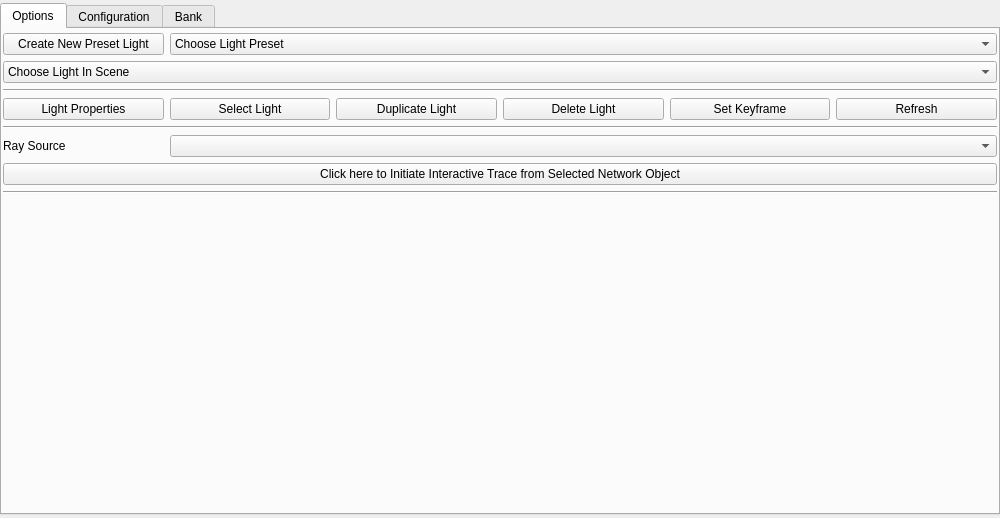
<?xml version="1.0" encoding="UTF-8"?>
<ui version="4.0">
 <class>MainWindow</class>
 <widget class="QMainWindow" name="MainWindow">
  <property name="geometry">
   <rect>
    <x>0</x>
    <y>0</y>
    <width>1000</width>
    <height>518</height>
   </rect>
  </property>
  <property name="windowTitle">
   <string>MainWindow</string>
  </property>
  <widget class="QWidget" name="centralwidget">
   <property name="sizePolicy">
    <sizepolicy hsizetype="Ignored" vsizetype="Ignored">
     <horstretch>0</horstretch>
     <verstretch>0</verstretch>
    </sizepolicy>
   </property>
   <layout class="QGridLayout" name="gridLayout">
    <property name="leftMargin">
     <number>0</number>
    </property>
    <property name="topMargin">
     <number>3</number>
    </property>
    <property name="rightMargin">
     <number>0</number>
    </property>
    <property name="bottomMargin">
     <number>3</number>
    </property>
    <item row="0" column="0">
     <widget class="QTabWidget" name="tabWidget">
      <property name="toolTip">
       <string>Enables/Disables the Light by Setting the Object Display Flag</string>
      </property>
      <property name="currentIndex">
       <number>0</number>
      </property>
      <widget class="QWidget" name="tab">
       <attribute name="title">
        <string>Options</string>
       </attribute>
       <layout class="QGridLayout" name="gridLayout_3">
        <property name="leftMargin">
         <number>0</number>
        </property>
        <property name="topMargin">
         <number>3</number>
        </property>
        <property name="rightMargin">
         <number>0</number>
        </property>
        <property name="bottomMargin">
         <number>3</number>
        </property>
        <item row="0" column="0">
         <layout class="QGridLayout" name="gridLayout_2">
          <property name="leftMargin">
           <number>1</number>
          </property>
          <property name="topMargin">
           <number>1</number>
          </property>
          <property name="rightMargin">
           <number>1</number>
          </property>
          <property name="bottomMargin">
           <number>1</number>
          </property>
          <item row="0" column="0">
           <layout class="QGridLayout" name="gridLayout_6">
            <item row="0" column="0">
             <widget class="QPushButton" name="pushButton">
              <property name="text">
               <string>Create New Preset Light</string>
              </property>
             </widget>
            </item>
            <item row="3" column="3">
             <widget class="QPushButton" name="pushButton_2">
              <property name="text">
               <string>Delete Light</string>
              </property>
             </widget>
            </item>
            <item row="3" column="1">
             <widget class="QPushButton" name="pushButton_7">
              <property name="text">
               <string>Select Light</string>
              </property>
             </widget>
            </item>
            <item row="17" column="0">
             <spacer name="verticalSpacer_2">
              <property name="orientation">
               <enum>Qt::Vertical</enum>
              </property>
              <property name="sizeHint" stdset="0">
               <size>
                <width>20</width>
                <height>40</height>
               </size>
              </property>
             </spacer>
            </item>
            <item row="3" column="2">
             <widget class="QPushButton" name="pushButton_8">
              <property name="text">
               <string>Duplicate Light</string>
              </property>
             </widget>
            </item>
            <item row="10" column="0">
             <widget class="QLabel" name="label_2">
              <property name="text">
               <string>Ray Source</string>
              </property>
             </widget>
            </item>
            <item row="3" column="4">
             <widget class="QPushButton" name="pushButton_6">
              <property name="text">
               <string>Set Keyframe</string>
              </property>
             </widget>
            </item>
            <item row="3" column="0">
             <widget class="QPushButton" name="pushButton_3">
              <property name="text">
               <string>Light Properties</string>
              </property>
             </widget>
            </item>
            <item row="3" column="5">
             <widget class="QPushButton" name="pushButton_12">
              <property name="text">
               <string>Refresh</string>
              </property>
             </widget>
            </item>
            <item row="0" column="1" colspan="5">
             <widget class="QComboBox" name="comboBox_2">
              <property name="maxVisibleItems">
               <number>25</number>
              </property>
              <item>
               <property name="text">
                <string>Choose Light Preset</string>
               </property>
              </item>
             </widget>
            </item>
            <item row="1" column="0" colspan="6">
             <widget class="QComboBox" name="comboBox">
              <property name="maxVisibleItems">
               <number>25</number>
              </property>
              <item>
               <property name="text">
                <string>Choose Light In Scene</string>
               </property>
              </item>
             </widget>
            </item>
            <item row="10" column="1" colspan="5">
             <widget class="QComboBox" name="comboBox_3">
              <property name="maxVisibleItems">
               <number>25</number>
              </property>
             </widget>
            </item>
            <item row="11" column="0" colspan="6">
             <widget class="QPushButton" name="pushButton_5">
              <property name="toolTip">
               <string>Select a sop Level Node, which will be used as trace object</string>
              </property>
              <property name="text">
               <string>Click here to Initiate Interactive Trace from Selected Network Object</string>
              </property>
             </widget>
            </item>
            <item row="16" column="0" colspan="6">
             <widget class="Line" name="line">
              <property name="minimumSize">
               <size>
                <width>0</width>
                <height>0</height>
               </size>
              </property>
              <property name="orientation">
               <enum>Qt::Horizontal</enum>
              </property>
             </widget>
            </item>
            <item row="2" column="0" colspan="6">
             <widget class="Line" name="line_2">
              <property name="minimumSize">
               <size>
                <width>0</width>
                <height>0</height>
               </size>
              </property>
              <property name="baseSize">
               <size>
                <width>0</width>
                <height>0</height>
               </size>
              </property>
              <property name="orientation">
               <enum>Qt::Horizontal</enum>
              </property>
             </widget>
            </item>
            <item row="8" column="0" colspan="6">
             <widget class="Line" name="line_3">
              <property name="minimumSize">
               <size>
                <width>0</width>
                <height>0</height>
               </size>
              </property>
              <property name="orientation">
               <enum>Qt::Horizontal</enum>
              </property>
             </widget>
            </item>
           </layout>
          </item>
         </layout>
        </item>
       </layout>
      </widget>
      <widget class="QWidget" name="tab_2">
       <attribute name="title">
        <string>Configuration</string>
       </attribute>
       <layout class="QGridLayout" name="gridLayout_5">
        <item row="0" column="0">
         <layout class="QGridLayout" name="gridLayout_4">
          <item row="0" column="0">
           <widget class="QTableWidget" name="tableWidget">
            <property name="dragEnabled">
             <bool>false</bool>
            </property>
            <property name="dragDropMode">
             <enum>QAbstractItemView::NoDragDrop</enum>
            </property>
            <property name="defaultDropAction">
             <enum>Qt::IgnoreAction</enum>
            </property>
            <attribute name="horizontalHeaderDefaultSectionSize">
             <number>150</number>
            </attribute>
            <attribute name="horizontalHeaderStretchLastSection">
             <bool>true</bool>
            </attribute>
            <attribute name="verticalHeaderVisible">
             <bool>false</bool>
            </attribute>
            <attribute name="verticalHeaderShowSortIndicator" stdset="0">
             <bool>true</bool>
            </attribute>
            <column>
             <property name="text">
              <string>Name</string>
             </property>
            </column>
            <column>
             <property name="text">
              <string>Light Command</string>
             </property>
            </column>
            <column>
             <property name="text">
              <string>Attribute Overrides</string>
             </property>
            </column>
           </widget>
          </item>
         </layout>
        </item>
        <item row="1" column="0">
         <layout class="QGridLayout" name="gridLayout_8">
          <item row="0" column="3">
           <widget class="QPushButton" name="pushButton_11">
            <property name="text">
             <string>Grab Selected Light(s) from Network View</string>
            </property>
           </widget>
          </item>
          <item row="0" column="1">
           <widget class="QPushButton" name="pushButton_9">
            <property name="text">
             <string>Reset to Default</string>
            </property>
           </widget>
          </item>
          <item row="0" column="2">
           <widget class="QPushButton" name="pushButton_10">
            <property name="text">
             <string>Edit Config File</string>
            </property>
           </widget>
          </item>
          <item row="0" column="0">
           <widget class="QPushButton" name="pushButton_4">
            <property name="text">
             <string>Save Config</string>
            </property>
           </widget>
          </item>
          <item row="0" column="4">
           <widget class="QPushButton" name="pushButton_13">
            <property name="text">
             <string>Create MultiLight Preset</string>
            </property>
           </widget>
          </item>
         </layout>
        </item>
        <item row="2" column="0">
         <widget class="QCheckBox" name="checkBox">
          <property name="text">
           <string>Octane: Force automatic updates when adding &amp; removing Lights</string>
          </property>
          <property name="checked">
           <bool>true</bool>
          </property>
         </widget>
        </item>
       </layout>
      </widget>
      <widget class="QWidget" name="tab_3">
       <attribute name="title">
        <string>Bank</string>
       </attribute>
       <layout class="QGridLayout" name="gridLayout_9">
        <item row="0" column="0">
         <layout class="QGridLayout" name="gridLayout_7">
          <item row="0" column="0">
           <widget class="QTableWidget" name="tableWidget_2">
            <property name="toolTip">
             <string/>
            </property>
            <row>
             <property name="text">
              <string>Enable</string>
             </property>
            </row>
            <row>
             <property name="text">
              <string>Visibility</string>
             </property>
            </row>
            <row>
             <property name="text">
              <string>Solo</string>
             </property>
            </row>
            <row>
             <property name="text">
              <string>Color</string>
             </property>
            </row>
            <row>
             <property name="text">
              <string>Intensity</string>
             </property>
            </row>
            <row>
             <property name="text">
              <string>Exposure</string>
             </property>
            </row>
            <row>
             <property name="text">
              <string>Diffuse</string>
             </property>
            </row>
            <row>
             <property name="text">
              <string>Specular</string>
             </property>
            </row>
            <row>
             <property name="text">
              <string>Shadow</string>
             </property>
            </row>
           </widget>
          </item>
          <item row="1" column="0">
           <widget class="QPushButton" name="pushButton_14">
            <property name="text">
             <string>Refresh</string>
            </property>
           </widget>
          </item>
         </layout>
        </item>
       </layout>
      </widget>
     </widget>
    </item>
   </layout>
  </widget>
 </widget>
 <resources/>
 <connections/>
</ui>
